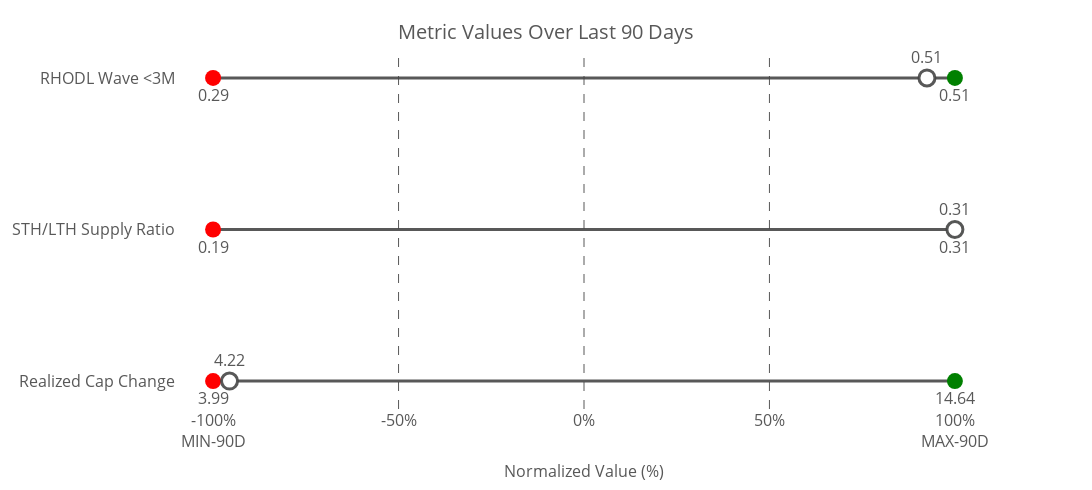

The notebook cell this image was saved under:
### Code cell
# Manually define metrics and their titles
metrics_titles = {

    'rcap_sma_zscore': "Realized Cap Change",
    'sthlth_sma_meandev':"STH/LTH Supply Ratio",
    'rhodlwave_sma_zscore': "RHODL Wave <3M"
    
    # Add more metrics and titles as needed
}

# Create the dot plot
fig = create_dot_plot(merged_df, metrics_titles)

# Show the plot
fig.show()

# Optionally, save the plot as an HTML file
import plotly.io as pio
pio.write_html(fig, file='normalized_liquidity2_raw_metrics_dot_plot.html')

### Figure 1 — Plotly figure (JSON) as saved in the notebook; plotly's stock layout.template omitted (floating-point values rounded to 4 significant figures)
{"data": [{"line": {"color": "rgba(70, 70, 70, 0.9)", "width": 3}, "mode": "lines", "showlegend": false, "x": [-100, 100], "y": ["Realized Cap Change", "Realized Cap Change"], "type": "scatter"}, {"marker": {"color": "red", "size": 16, "symbol": "circle"}, "mode": "markers+text", "name": "Realized Cap Change Min", "text": ["3.99"], "textfont": {"color": "rgba(70, 70, 70, 0.9)", "size": 16}, "textposition": "bottom center", "x": [-100], "y": ["Realized Cap Change"], "type": "scatter"}, {"marker": {"color": "green", "size": 16, "symbol": "circle"}, "mode": "markers+text", "name": "Realized Cap Change Max", "text": ["14.64"], "textfont": {"color": "rgba(70, 70, 70, 0.9)", "size": 16}, "textposition": "bottom center", "x": [100], "y": ["Realized Cap Change"], "type": "scatter"}, {"marker": {"color": "white", "line": {"color": "rgba(70, 70, 70, 0.9)", "width": 3}, "size": 16, "symbol": "circle"}, "mode": "markers+text", "name": "Realized Cap Change Current", "text": ["4.22"], "textfont": {"color": "rgba(70, 70, 70, 0.9)", "size": 16}, "textposition": "top center", "x": [-95.57], "y": ["Realized Cap Change"], "type": "scatter"}, {"line": {"color": "rgba(70, 70, 70, 0.9)", "width": 3}, "mode": "lines", "showlegend": false, "x": [-100, 100], "y": ["STH/LTH Supply Ratio", "STH/LTH Supply Ratio"], "type": "scatter"}, {"marker": {"color": "red", "size": 16, "symbol": "circle"}, "mode": "markers+text", "name": "STH/LTH Supply Ratio Min", "text": ["0.19"], "textfont": {"color": "rgba(70, 70, 70, 0.9)", "size": 16}, "textposition": "bottom center", "x": [-100], "y": ["STH/LTH Supply Ratio"], "type": "scatter"}, {"marker": {"color": "green", "size": 16, "symbol": "circle"}, "mode": "markers+text", "name": "STH/LTH Supply Ratio Max", "text": ["0.31"], "textfont": {"color": "rgba(70, 70, 70, 0.9)", "size": 16}, "textposition": "bottom center", "x": [100], "y": ["STH/LTH Supply Ratio"], "type": "scatter"}, {"marker": {"color": "white", "line": {"color": "rgba(70, 70, 70, 0.9)", "width": 3}, "size": 16, "symbol": "circle"}, "mode": "markers+text", "name": "STH/LTH Supply Ratio Current", "text": ["0.31"], "textfont": {"color": "rgba(70, 70, 70, 0.9)", "size": 16}, "textposition": "top center", "x": [100.0], "y": ["STH/LTH Supply Ratio"], "type": "scatter"}, {"line": {"color": "rgba(70, 70, 70, 0.9)", "width": 3}, "mode": "lines", "showlegend": false, "x": [-100, 100], "y": ["RHODL Wave <3M", "RHODL Wave <3M"], "type": "scatter"}, {"marker": {"color": "red", "size": 16, "symbol": "circle"}, "mode": "markers+text", "name": "RHODL Wave <3M Min", "text": ["0.29"], "textfont": {"color": "rgba(70, 70, 70, 0.9)", "size": 16}, "textposition": "bottom center", "x": [-100], "y": ["RHODL Wave <3M"], "type": "scatter"}, {"marker": {"color": "green", "size": 16, "symbol": "circle"}, "mode": "markers+text", "name": "RHODL Wave <3M Max", "text": ["0.51"], "textfont": {"color": "rgba(70, 70, 70, 0.9)", "size": 16}, "textposition": "bottom center", "x": [100], "y": ["RHODL Wave <3M"], "type": "scatter"}, {"marker": {"color": "white", "line": {"color": "rgba(70, 70, 70, 0.9)", "width": 3}, "size": 16, "symbol": "circle"}, "mode": "markers+text", "name": "RHODL Wave <3M Current", "text": ["0.51"], "textfont": {"color": "rgba(70, 70, 70, 0.9)", "size": 16}, "textposition": "top center", "x": [92.46], "y": ["RHODL Wave <3M"], "type": "scatter"}], "layout": {"shapes": [{"line": {"color": "rgba(70, 70, 70, 0.9)", "dash": "dash", "width": 1}, "type": "line", "x0": -50, "x1": -50, "xref": "x", "y0": 0, "y1": 1, "yref": "paper"}, {"line": {"color": "rgba(70, 70, 70, 0.9)", "dash": "dash", "width": 1}, "type": "line", "x0": 0, "x1": 0, "xref": "x", "y0": 0, "y1": 1, "yref": "paper"}, {"line": {"color": "rgba(70, 70, 70, 0.9)", "dash": "dash", "width": 1}, "type": "line", "x0": 50, "x1": 50, "xref": "x", "y0": 0, "y1": 1, "yref": "paper"}], "title": {"font": {"color": "rgba(70, 70, 70, 0.9)", "size": 20}, "text": "Metric Values Over Last 90 Days", "y": 0.95, "x": 0.5, "xanchor": "center", "yanchor": "top"}, "xaxis": {"title": {"font": {"color": "rgba(70, 70, 70, 0.9)", "size": 16}, "text": "Normalized Value (%)"}, "tickfont": {"color": "rgba(70, 70, 70, 0.9)", "size": 16}, "showgrid": false, "range": [-110, 110], "tickvals": [-100, -50, 0, 50, 100], "ticktext": ["-100%<br>MIN-90D", "-50%", "0%", "50%", "100%<br>MAX-90D"], "showline": false, "zeroline": false}, "yaxis": {"tickfont": {"color": "rgba(70, 70, 70, 0.9)", "size": 16}, "title": {"standoff": 35}, "tickmode": "array", "tickvals": [0, 1, 2], "ticktext": ["Realized Cap Change", "STH/LTH Supply Ratio", "RHODL Wave <3M"], "side": "left", "showgrid": false}, "margin": {"l": 100, "r": 100, "t": 50, "b": 20}, "font": {"color": "rgba(70, 70, 70, 0.9)", "size": 14}, "height": 490, "width": 1200, "showlegend": false, "plot_bgcolor": "white", "paper_bgcolor": "white"}}
